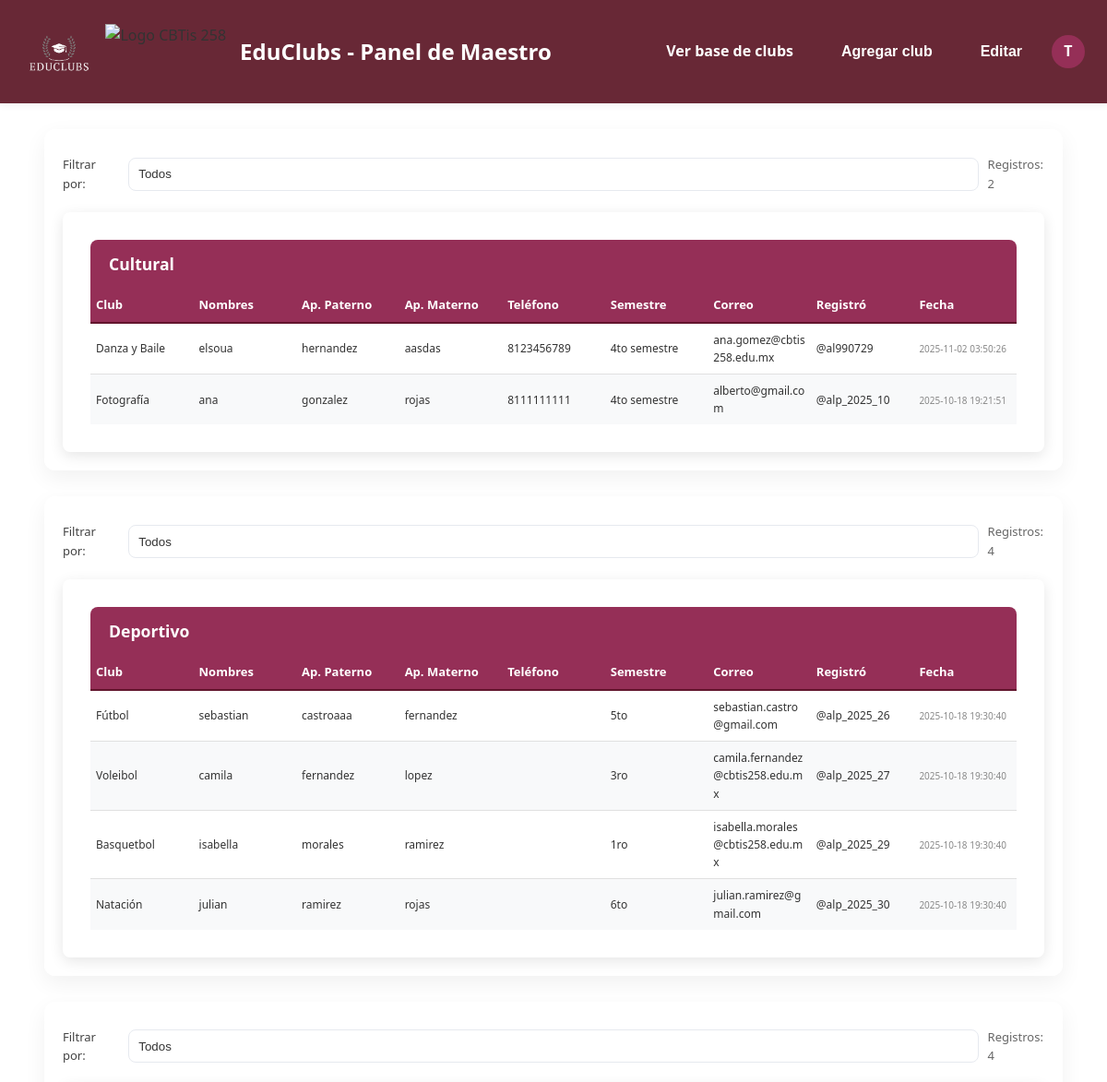
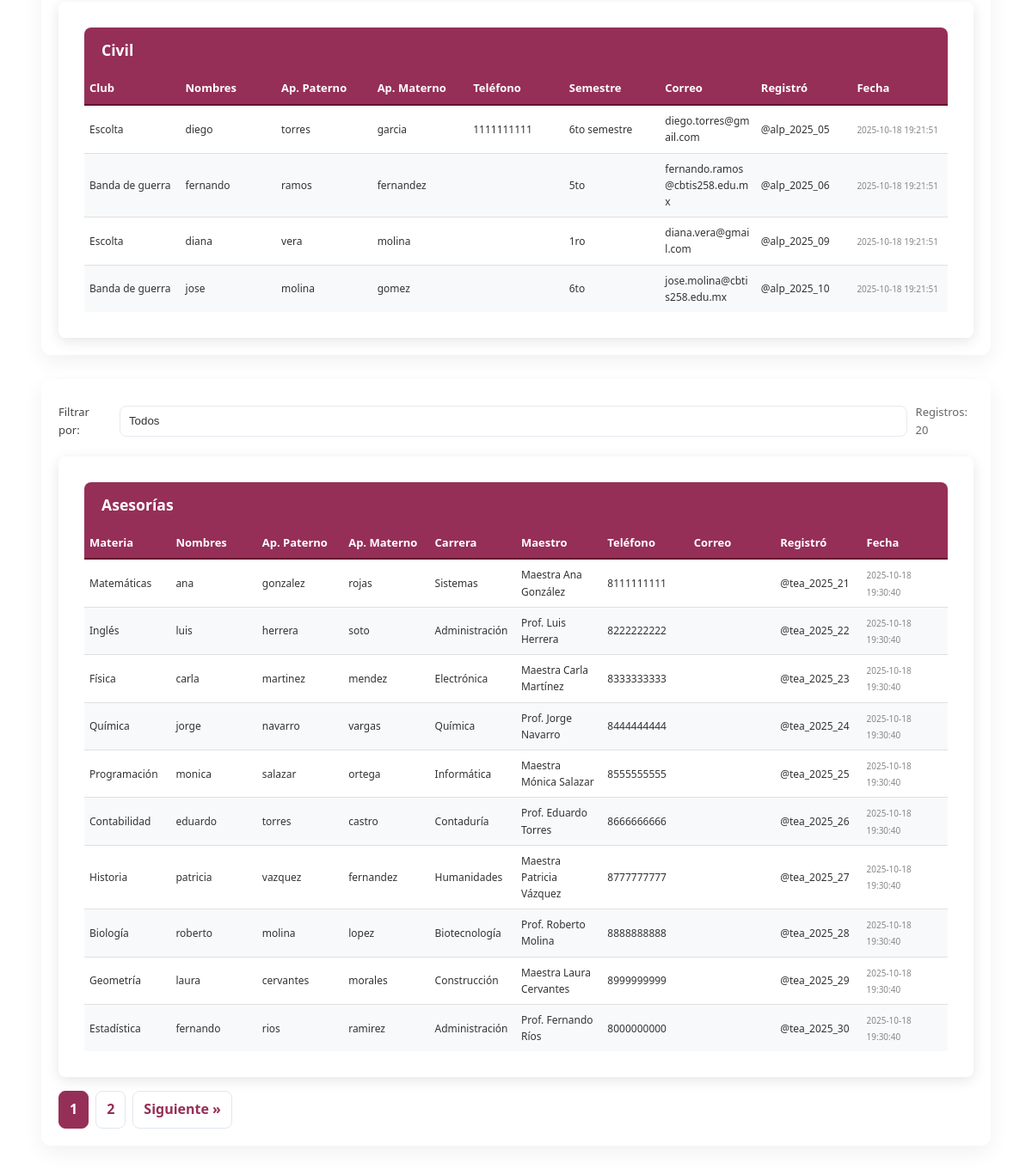
The page /teacher/dashboard.php on the database its author committed (2 pictures, top to bottom).
### tables this page shows
CREATE TABLE `club_registrations` (
  `id` int(11) NOT NULL,
  `club_type` enum('cultural','deportivo','civil','asesoria') NOT NULL,
  `club_name` varchar(150) NOT NULL,
  `paterno` varchar(100) NOT NULL,
  `materno` varchar(100) NOT NULL,
  `nombres` varchar(150) NOT NULL,
  `semestre` varchar(50) DEFAULT NULL,
  `correo` varchar(255) NOT NULL,
  `turno` varchar(50) DEFAULT NULL,
  `user_id` varchar(100) NOT NULL,
  `created_at` timestamp NOT NULL DEFAULT current_timestamp(),
  `telefono` varchar(10) DEFAULT NULL
);

CREATE TABLE `tutoring_registrations` (
  `id` int(11) NOT NULL,
  `materia` varchar(150) NOT NULL,
  `paterno` varchar(100) NOT NULL,
  `materno` varchar(100) NOT NULL,
  `nombres` varchar(150) NOT NULL,
  `carrera` varchar(150) DEFAULT NULL,
  `turno` varchar(50) DEFAULT NULL,
  `maestro` varchar(150) DEFAULT NULL,
  `telefono` varchar(20) DEFAULT NULL,
  `user_id` varchar(100) NOT NULL,
  `created_at` timestamp NOT NULL DEFAULT current_timestamp(),
  `correo` varchar(255) DEFAULT NULL
);

### teacher/dashboard.php (the view, shortened to what this page needs)
<?php
require '../includes/config.php';
$user = $_SESSION['user'];
function getUniqueValues(PDO $pdo, string $table, string $column, string $where = null, array $whereParams = []) {
    $sql = "SELECT DISTINCT `$column` FROM `$table`";
    if ($where) $sql .= " WHERE $where";
    $sql .= " ORDER BY `$column` ASC";
    $stmt = $pdo->prepare($sql);
    $stmt->execute($whereParams);
    return array_map(function($r){ return $r[0]; }, $stmt->fetchAll(PDO::FETCH_NUM));
}
function getPaginated(PDO $pdo, string $table, string $whereBase, string $pageParam, ?string $filterValue = null) {
    $page = max(1, intval($_GET[$pageParam] ?? 1));
    $limit = 10;
    $offset = ($page - 1) * $limit;
    $params = [];
    $where = $whereBase;
    $countSql = "SELECT COUNT(*) FROM `$table` WHERE $where";
    $stmt = $pdo->prepare($countSql);
    $stmt->execute($params);
    $total = (int) $stmt->fetchColumn();
    $selectSql = "SELECT * FROM `$table` WHERE $where ORDER BY created_at DESC LIMIT ? OFFSET ?";
    $stmt = $pdo->prepare($selectSql);
    $idx = 1;
    $stmt->bindValue($idx++, (int)$limit, PDO::PARAM_INT);
    $stmt->bindValue($idx++, (int)$offset, PDO::PARAM_INT);
    $stmt->execute();
    $rows = $stmt->fetchAll(PDO::FETCH_ASSOC);
    return ['rows' => $rows, 'total' => $total, 'page' => $page, 'limit' => $limit];
}
function getPaginatedWithColumnFilter(PDO $pdo, string $table, string $whereBase, string $pageParam, ?string $filterColumn = null, ?string $filterValue = null) {
    $page = max(1, intval($_GET[$pageParam] ?? 1));
    $limit = 10;
    $offset = ($page - 1) * $limit;
    $params = [];
    $where = $whereBase;
    $countSql = "SELECT COUNT(*) FROM `$table` WHERE $where";
    $stmt = $pdo->prepare($countSql);
    $stmt->execute($params);
    $total = (int) $stmt->fetchColumn();
    $selectSql = "SELECT * FROM `$table` WHERE $where ORDER BY created_at DESC LIMIT ? OFFSET ?";
    $stmt = $pdo->prepare($selectSql);
    $idx = 1;
    $stmt->bindValue($idx++, (int)$limit, PDO::PARAM_INT);
    $stmt->bindValue($idx++, (int)$offset, PDO::PARAM_INT);
    $stmt->execute();
    $rows = $stmt->fetchAll(PDO::FETCH_ASSOC);
    return ['rows' => $rows, 'total' => $total, 'page' => $page, 'limit' => $limit];
}
$culturales = getUniqueValues($pdo, 'clubs', 'club_name', "club_type = 'cultural'");
$materias_asesoria = getUniqueValues($pdo, 'tutoring_registrations', 'materia');
$filter_cultural = trim($_GET['filter_cultural'] ?? '');
$filter_deportivo = trim($_GET['filter_deportivo'] ?? '');
$filter_civil     = trim($_GET['filter_civil'] ?? '');
$filter_asesoria  = trim($_GET['filter_asesoria'] ?? '');
$culturalData = getPaginated($pdo, 'club_registrations', "club_type = 'cultural'", 'page_cultural', $filter_cultural);
$deportivoData = getPaginated($pdo, 'club_registrations', "club_type = 'deportivo'", 'page_deportivo', $filter_deportivo);
$civilData     = getPaginated($pdo, 'club_registrations', "club_type = 'civil'", 'page_civil', $filter_civil);
$asesoriasData = getPaginatedWithColumnFilter($pdo, 'tutoring_registrations', "1=1", 'page_asesoria', 'materia', $filter_asesoria);
?>
<!doctype html>
<html lang="es">
<head>
  <link rel="stylesheet" href="https://cdnjs.cloudflare.com/ajax/libs/font-awesome/5.15.3/css/all.min.css">
  <link rel="stylesheet" href="../css/main-modern.css">
  <link rel="stylesheet" href="../css/table-styles.css?v=<?= time() ?>">
  <link rel="stylesheet" href="../css/notification.css?v=<?= time() ?>">
</head>
<body class="fade-in-content">
 <header class="main-header">
    <div class="logo">
        <img src="../admin/assets/img/logo.png" alt="Logo EduClubs" style="height: 80px; margin-right: 10px;">
        <img src="https://imgs.search.brave.com/iH58Yz2SiQN00OY9h2I7Efo09BFFa5heeAaEj_uNTsM/rs:fit:860:0:0:0/g:ce/aHR0cHM6Ly9jYnRp/czI1OC5lZHUubXgv/d3AtY29udGVudC91/cGxvYWRzLzIwMjQv/MDgvY2J0aXMyNTgt/bG9nby5wbmc" alt="Logo CBTis 258" style="height: 60px; margin-right: 15px;">
        <span>EduClubs - Panel de Maestro</span>
    </div>
  <div class="header-actions">
    <a href="../view_clubs.php" class="btn">Ver base de clubs</a>
    <button id="openModalBtn" class="btn" type="button" aria-haspopup="dialog" onclick="document.getElementById('modal').classList.add('show');document.body.style.overflow='hidden'"> Agregar club</button>
    <button id="toggleEditBtn" class="btn" type="button">Editar</button>
    <div class="usericon">
      <div class="avatar"><?=strtoupper($user['username'][0] ?? 'U')?></div>
    </div>
  </div>
 </header>
  <div class="container fade-in-content">
    <?php
    function renderTable($title, $data, $columns, $pageParam, $filterParam = null, $filterOptions = []) {
      $currentParams = $_GET; unset($currentParams['success'], $currentParams['error'], $currentParams['ajax'], $currentParams['type']);
      $cardId = strtolower(str_replace(['í', ' '], ['i', '-'], $title));
      echo "<div class='card fade-in-content' id='card-" . htmlspecialchars($cardId) . "' data-card='" . htmlspecialchars($title) . "'>";
      if ($filterParam !== null) {
        echo "<div class='filter-row'>";
        echo "<label style='font-size:13px;color:#444;margin-right:6px;'>Filtrar por:</label>";
        echo "<select class='filter-select' data-param='".htmlspecialchars($filterParam)."'>";
        echo "<option value='__all__'>Todos</option>";
        echo "</select>";
        echo "<div style='margin-left:auto;color:#666;font-size:13px;'>Registros: " . intval($data['total'] ?? 0) . "</div>";
        echo "</div>";
      } else {
        echo "<div style='margin-top:6px;color:#666;font-size:13px;'>Registros: " . intval($data['total'] ?? 0) . "</div>";
      }
      if (empty($data['rows'])) {
        echo "<p>No hay registros disponibles.</p>";
      } else {
        echo "<div class='table-container'>";
        echo "<div class='table-header'><h4>" . htmlspecialchars($title) . "</h4></div>";
        echo "<table class='styled-table'><thead><tr>";
        foreach ($columns as $key => $label) echo "<th>" . htmlspecialchars($label) . "</th>";
        echo "</tr></thead><tbody>";
        foreach ($data['rows'] as $r) {
          $id = htmlspecialchars($r['id'] ?? '');
          echo "<tr data-id='$id'>";
          foreach ($columns as $key => $label) {
            if ($key === 'fecha') {
              echo "<td data-label='" . htmlspecialchars($label) . "'><small class='gray'>" . htmlspecialchars($r['created_at'] ?? '') . "</small></td>";
            } else {
              echo "<td data-label='" . htmlspecialchars($label) . "' data-col='".htmlspecialchars($key)."'>" . htmlspecialchars($r[$key] ?? '') . "</td>";
            }
          }
          echo "</tr>";
        }
        echo "</tbody></table>";
        echo "</div>";
        $totalPages = max(1, ceil(intval($data['total']) / max(1, intval($data['limit'] ?? 10))));
        $currentPage = max(1, intval($data['page'] ?? 1));
        if ($totalPages > 1) {
          echo "<div class='pagination'>";
          $params = $currentParams;
          for ($i = 1; $i <= $totalPages; $i++) {
            $params[$pageParam] = $i;
            $active = ($currentPage == $i) ? 'active' : '';
            echo "<a href='?" . http_build_query($params) . "' class='$active ajax-page-link'>$i</a>";
          }
          if ($currentPage < $totalPages) {
            $params[$pageParam] = $currentPage + 1;
            echo "<a href='?" . http_build_query($params) . "' class='ajax-page-link'>Siguiente &raquo;</a>";
          }
          echo "</div>";
        }
      }
      echo "</div>";
    }
    renderTable('Cultural', $culturalData, [
      'club_name' => 'Club',
      'nombres' => 'Nombres',
      'paterno' => 'Ap. Paterno',
      'materno' => 'Ap. Materno',
      'telefono' => 'Teléfono',
      'semestre' => 'Semestre',
      'correo' => 'Correo',
      'user_id' => 'Registró',
      'fecha' => 'Fecha'
    ], 'page_cultural', 'filter_cultural', $culturales);
    renderTable('Asesorías', $asesoriasData, [
      'materia' => 'Materia',
      'nombres' => 'Nombres',
      'paterno' => 'Ap. Paterno',
      'materno' => 'Ap. Materno',
      'carrera' => 'Carrera',
      'maestro' => 'Maestro',
      'telefono' => 'Teléfono',
      'correo' => 'Correo',
      'user_id' => 'Registró',
      'fecha' => 'Fecha'
    ], 'page_asesoria', 'filter_asesoria', $materias_asesoria);
    ?>
  </div>
</body>
</html>

### css/main-modern.css (style rules this page uses)
:root { --primary-color: #2c3e50; --secondary-color: #34495e; --accent-color: #4D0011; --text-color-light: #ecf0f1; --text-color-dark: #2c3e50; --bg-color: #ecf0f1; --container-bg: #ffffff; --header-bg: #ffffff; --button-primary-bg: var(--primary-color); --button-primary-hover-bg: var(--secondary-color); --shadow-color: rgba(0, 0, 0, 0.1); --card-bg: #ffffff; --card-border: #bdc3c7; --card-shadow: rgba(0, 0, 0, 0.1); }
* { margin: 0; padding: 0; box-sizing: border-box; }
body { font-family: 'Poppins', sans-serif; background-color: var(--bg-color); color: var(--text-color-dark); line-height: 1.6; min-height: 100vh; }
.table-container { background: var(--container-bg); border-radius: 8px; box-shadow: 0 4px 15px var(--shadow-color); padding: 30px; overflow-x: auto; }
.styled-table { width: 100%; border-collapse: collapse; color: var(--text-color-dark); }
.styled-table thead tr { background-color: var(--secondary-color); color: var(--text-color-light); text-align: left; font-weight: 600; }
.styled-table th, .styled-table td { padding: 15px 18px; border-bottom: 1px solid #dddddd; }
.styled-table tbody tr { border-bottom: 1px solid #dddddd; transition: background-color 0.2s ease; }
.styled-table tbody tr:nth-of-type(even) { background-color: #f8f9fa; }
.styled-table tbody tr:last-of-type { border-bottom: none; }

### css/table-styles.css (style rules this page uses)
:root { --table-header-bg: #f9e6e6; --table-border-color: #e0e0e0; --table-row-hover-bg: #f1f1f1; --primary-color: #62152d; --secondary-color: #952f57; }
.table-container { overflow-x: auto; margin-top: 20px; border-radius: 8px; box-shadow: 0 4px 15px rgba(0, 0, 0, 0.1); background-color: #fff; }
.styled-table { width: 100%; border-collapse: separate; border-spacing: 0; }
.styled-table thead th { background-color: var(--secondary-color); color: #ffffff; font-weight: 600; padding: 8px 6px; text-align: left; border-bottom: 2px solid var(--primary-color); white-space: nowrap; font-size: 13px; }
.styled-table tbody td { padding: 8px 6px; border-bottom: 1px solid var(--table-border-color); color: #333; vertical-align: middle; font-size: 12px; white-space: normal; word-break: break-word; }
.styled-table tbody tr { position: relative; transition: background-color 0.3s ease; }
.styled-table tbody tr:last-child td { border-bottom: none; }
.table-header { background: var(--secondary-color); color: #fff; padding: 12px 20px; border-top-left-radius: 8px; border-top-right-radius: 8px; text-align: left; }
.table-header h4 { margin: 0; font-size: 1.1rem; font-weight: 600; }

### css/notification.css (style rules this page uses)
:root { --notification-success-bg: #e8f5e9; --notification-success-icon: #2e7d32; --notification-error-bg: #ffebee; --notification-error-icon: #c62828; --notification-info-bg: #e3f2fd; --notification-info-icon: #1565c0; --notification-warning-bg: #fff3e0; --notification-warning-icon: #ef6c00; }

### rows shown on the page
club_registrations: club_name "Danza y Baile", nombres "elsoua", paterno "hernandez", materno "aasdas", telefono "8123456789", semestre "4to semestre", correo "ana.gomez@cbtis258.edu.mx", user "@al990729", created_at "2025-11-02 03:50:26"
club_registrations: club_name "Fotografía", nombres "ana", paterno "gonzalez", materno "rojas", telefono "8111111111", semestre "4to semestre", correo "alberto@gmail.com", user "@alp_2025_10", created_at "2025-10-18 19:21:51"
club_registrations: club_name "Fútbol", nombres "sebastian", paterno "castroaaa", materno "fernandez", semestre "5to", correo "sebastian.castro@gmail.com", user "@alp_2025_26", created_at "2025-10-18 19:30:40"
club_registrations: club_name "Voleibol", nombres "camila", paterno "fernandez", materno "lopez", semestre "3ro", correo "camila.fernandez@cbtis258.edu.mx", user "@alp_2025_27", created_at "2025-10-18 19:30:40"
club_registrations: club_name "Basquetbol", nombres "isabella", paterno "morales", materno "ramirez", semestre "1ro", correo "isabella.morales@cbtis258.edu.mx", user "@alp_2025_29", created_at "2025-10-18 19:30:40"
club_registrations: club_name "Natación", nombres "julian", paterno "ramirez", materno "rojas", semestre "6to", correo "julian.ramirez@gmail.com", user "@alp_2025_30", created_at "2025-10-18 19:30:40"
club_registrations: club_name "Escolta", nombres "diego", paterno "torres", materno "garcia", telefono "1111111111", semestre "6to semestre", correo "diego.torres@gmail.com", user "@alp_2025_05", created_at "2025-10-18 19:21:51"
club_registrations: club_name "Banda de guerra", nombres "fernando", paterno "ramos", materno "fernandez", semestre "5to", correo "fernando.ramos@cbtis258.edu.mx", user "@alp_2025_06", created_at "2025-10-18 19:21:51"
club_registrations: club_name "Escolta", nombres "diana", paterno "vera", materno "molina", semestre "1ro", correo "diana.vera@gmail.com", user "@alp_2025_09", created_at "2025-10-18 19:21:51"
club_registrations: club_name "Banda de guerra", nombres "jose", paterno "molina", materno "gomez", semestre "6to", correo "jose.molina@cbtis258.edu.mx", user "@alp_2025_10", created_at "2025-10-18 19:21:51"
tutoring_registrations: materia "Matemáticas", nombres "ana", paterno "gonzalez", materno "rojas", carrera "Sistemas", maestro "Maestra Ana González", telefono "8111111111", user "@tea_2025_21", created_at "2025-10-18 19:30:40"
tutoring_registrations: materia "Inglés", nombres "luis", paterno "herrera", materno "soto", carrera "Administración", maestro "Prof. Luis Herrera", telefono "8222222222", user "@tea_2025_22", created_at "2025-10-18 19:30:40"
tutoring_registrations: materia "Física", nombres "carla", paterno "martinez", materno "mendez", carrera "Electrónica", maestro "Maestra Carla Martínez", telefono "8333333333", user "@tea_2025_23", created_at "2025-10-18 19:30:40"
tutoring_registrations: materia "Química", nombres "jorge", paterno "navarro", materno "vargas", carrera "Química", maestro "Prof. Jorge Navarro", telefono "8444444444", user "@tea_2025_24", created_at "2025-10-18 19:30:40"
tutoring_registrations: materia "Programación", nombres "monica", paterno "salazar", materno "ortega", carrera "Informática", maestro "Maestra Mónica Salazar", telefono "8555555555", user "@tea_2025_25", created_at "2025-10-18 19:30:40"
tutoring_registrations: materia "Contabilidad", nombres "eduardo", paterno "torres", materno "castro", carrera "Contaduría", maestro "Prof. Eduardo Torres", telefono "8666666666", user "@tea_2025_26", created_at "2025-10-18 19:30:40"
tutoring_registrations: materia "Historia", nombres "patricia", paterno "vazquez", materno "fernandez", carrera "Humanidades", maestro "Maestra Patricia Vázquez", telefono "8777777777", user "@tea_2025_27", created_at "2025-10-18 19:30:40"
tutoring_registrations: materia "Biología", nombres "roberto", paterno "molina", materno "lopez", carrera "Biotecnología", maestro "Prof. Roberto Molina", telefono "8888888888", user "@tea_2025_28", created_at "2025-10-18 19:30:40"
tutoring_registrations: materia "Geometría", nombres "laura", paterno "cervantes", materno "morales", carrera "Construcción", maestro "Maestra Laura Cervantes", telefono "8999999999", user "@tea_2025_29", created_at "2025-10-18 19:30:40"
tutoring_registrations: materia "Estadística", nombres "fernando", paterno "rios", materno "ramirez", carrera "Administración", maestro "Prof. Fernando Ríos", telefono "8000000000", user "@tea_2025_30", created_at "2025-10-18 19:30:40"

### other values the page prints
$user['username'][0] "T"
$data['total'] "2 4 4 20"
$title "Cultural Deportivo Civil Asesorías"
$label "Club"
$label "Nombres"
$label "Ap. Paterno"
$label "Ap. Materno"
$label "Teléfono"
$label "Semestre"
$label "Correo"
$label "Registró"
$label "Fecha"
$label "Materia"
$label "Carrera"
$label "Maestro"
